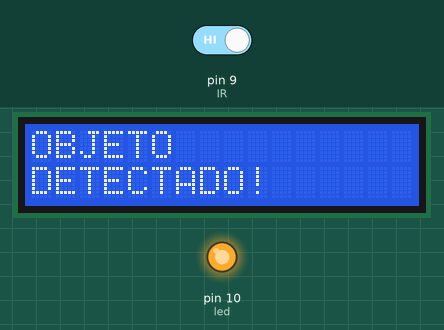
The sketch below on a simulated Arduino Uno, built with avr-gcc and run on an emulated ATmega328P. On the bench: 16×2 character LCD, output pins drawn as LEDs (lit = HIGH). The inputs (shaded band) are chosen by the test bench; at power-on: pin 9 (IR) HIGH.

Above: at 1.2 s.
1.3 s: pin 9 (IR) driven LOW
At 2.1 s:
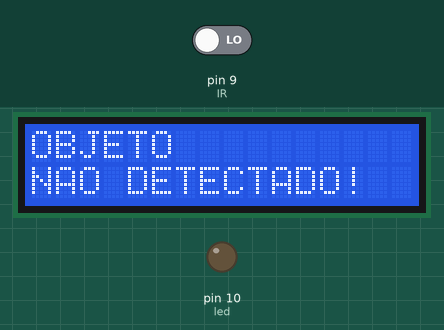
2.8 s: pin 9 (IR) driven HIGH
At 3.3 s:
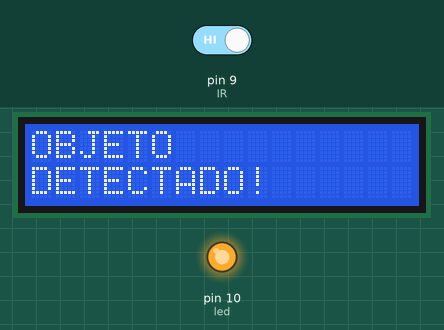
Timing chart, 0 to 5.8 s (numbered marks = the images above; inputs shaded):
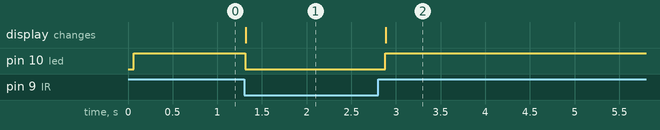

Measured:
- after the input at 1.3 s, pin 10 (led): HIGH → LOW at once; the display: changes at once (image 1)
- after the input at 2.8 s, pin 10 (led): LOW → HIGH after 0.08 s; the display: changes after 0.09 s (image 2)

The sketch:

exercicio51.ino
```cpp
// dados para LCD:
//lcd.setCursor(0, 0); --> coloca o cursor na (coluna 0, linha 0)
/*1) Para este exercício será necessário incluir a biblioteca LiquidCrystal.h e
inicializa-la [LiquidCrystal lcd(12, 11, 5, 4, 3, 2); e lcd.begin(16, 2);], e utilizar
as funções pinMode() e digitalWrite().
Sensor de Presença
Crie uma cópia do circuito e implemente um código para que ele funcione
como um sensor de presença. Caso detecte presença, acione o led e escreva
“Objeto detectado” no display lcd, caso contrário, desligue o led e escreva
“Objeto não detectado” no display lcd, como mostra na figura abaixo
*/


#include <LiquidCrystal.h>
#define IR 9
#define led 10

LiquidCrystal lcd(12, 11, 5, 4, 3, 2);

bool movimento = 0;

void setup()
{
  Serial.begin(9600);
  lcd.begin(16, 2); //inicia lcd
  pinMode(led, OUTPUT);
  pinMode(IR, INPUT);
  lcd.setCursor(0,0);
}

void loop()
{

  movimento = digitalRead(IR);

  switch(movimento){
    case 1:
    objetoDetectado();
    break;
    case 0:
  	objetoNaoDetectado();
  }
}

void objetoDetectado(){
  digitalWrite(led, HIGH);
  lcd.print("OBJETO          ");
  lcd.setCursor(0,1);
  lcd.print("DETECTADO!      ");
  delay(100);
}

void objetoNaoDetectado(){
  digitalWrite(led,LOW);
  lcd.print("OBJETO          ");
  lcd.setCursor(0,1);
  lcd.print("NAO DETECTADO!   ");
  delay(100);
}
```
